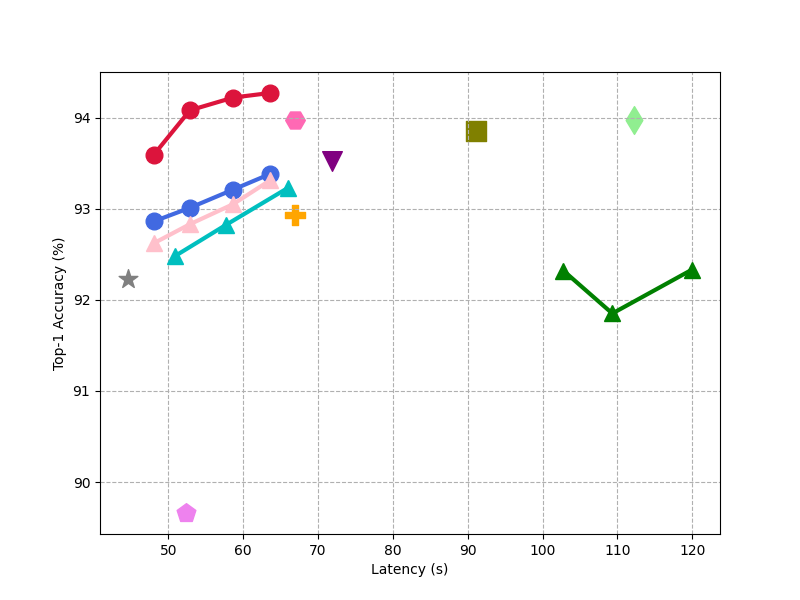

Source code (Python):
import matplotlib.pyplot as plt

plt.figure(figsize=(8, 6))

mpcvit_lat = [48.03, 52.88, 58.66, 63.56]
mpcvit_acc = [92.86, 93.01, 93.21, 93.38]  # 93.36(mu=0.9)
plt.plot(mpcvit_lat, mpcvit_acc, marker='o', c='royalblue', linewidth=3, markerfacecolor='royalblue', markersize=12, label='MPCViT w/o KD (ours)')

mpcvit_kd_lat = [48.03, 52.88, 58.66, 63.56]
mpcvit_kd_acc = [93.59, 94.08, 94.22, 94.27]  # 94.26(mu=0.9)
plt.plot(mpcvit_kd_lat, mpcvit_kd_acc, linewidth=3, c='crimson', marker='o', markersize=12, markerfacecolor='crimson', label='MPCViT w/ KD (ours)')

linformer_lat = [102.78, 109.32, 119.94]
linformer_acc = [92.32, 91.85, 92.33]
# plt.scatter(linformer_lat, linformer_acc, s=200, marker='v', color='green', label='Linformer')
plt.plot(linformer_lat, linformer_acc, linewidth=3, c='green', marker='^', markersize=12, markerfacecolor='green', label='Linformer')

relusoftmax_lat = [71.82]
relusoftmax_acc = [93.52]
plt.scatter(relusoftmax_lat, relusoftmax_acc, marker='v', s=200, color='purple', label='ReLU Softmax ViT')

scale_lat = [44.63]
scale_acc = [92.23]
plt.scatter(scale_lat, scale_acc, marker='*', s=200, color='grey', label='ScaleAttn ViT')

mpcformer_lat = [66.98]
mpcforer_acc = [92.93]
plt.scatter(mpcformer_lat, mpcforer_acc, marker='P', s=200, color='orange', label='MPCFormer w/o KD')

mpcformer_lat = [66.98]
mpcforer_acc = [93.97]
plt.scatter(mpcformer_lat, mpcforer_acc, marker='H', s=200, color='hotpink', label='MPCFormer w/ KD')

thex_lat = [52.39]
thex_acc = [89.66]
plt.scatter(thex_lat, thex_acc, marker='p', s=200, color='violet', label='THE-X')

softmaxscaling_lat = [91.05]
softmaxscaling_acc = [93.85]
plt.scatter(softmaxscaling_lat, softmaxscaling_acc, marker='s', s=200, color='olive', label='Softmax-ScaleAttn ViT')

softmax_lat = [112.23]
softmax_acc = [93.97]
plt.scatter(softmax_lat, softmax_acc, marker='d', s=200, color='lightgreen', label='Softmax ViT')

perlayer_lat = [48.03, 52.88, 58.66, 63.56]
perlayer_acc = [92.62, 92.83, 93.05, 93.31]
plt.plot(perlayer_lat, perlayer_acc, linewidth=3, c='pink', marker='^', markersize=12, markerfacecolor='pink', label='MPCViT w/o Per-layer Search')

headnum_lat = [51.88-1, 57.65, 64.01+2]
headnum_acc = [92.48, 92.82, 93.23]
plt.plot(headnum_lat, headnum_acc, linewidth=3, c='c', marker='^', markersize=12, markerfacecolor='c', label='ReLU Softmx ViT with different #Heads')

plt.xlabel('Latency (s)')
plt.ylabel('Top-1 Accuracy (%)')
plt.grid(linestyle='--')
# plt.legend(loc='lower center', prop={'size': 10}, ncol=2)
plt.show()
plt.savefig('./pareto_cifar10.png')